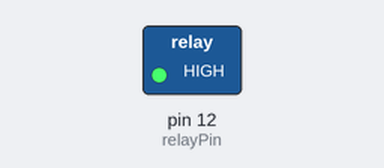
The sketch below on a simulated Arduino Uno, built with avr-gcc and run on an emulated ATmega328P. On the bench: switched loads named in the sketch (green lamp = pin HIGH).

Above: at 1.0 s.
At 3.0 s:
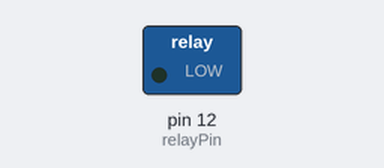
Timing chart, 0 to 5.2 s (numbered marks = the images above):
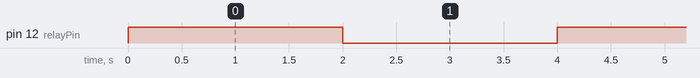

Measured:
- by itself, pin 12 (relayPin): alternates HIGH for 2.0 s and LOW for 2.0 s

The sketch:

Relay_Module.ino
```cpp
// Arduino code to test a single-channel relay

const int relayPin = 12; // Change this to the pin you have connected the relay to

void setup() {
  pinMode(relayPin, OUTPUT);
  digitalWrite(relayPin, LOW); // Initially, turn off the relay
}

void loop() {
  // Turn on the relay for 2 seconds
  digitalWrite(relayPin, HIGH);
  delay(2000);

  // Turn off the relay for 2 seconds
  digitalWrite(relayPin, LOW);
  delay(2000);
}
```
